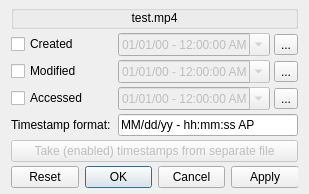
<?xml version="1.0" encoding="UTF-8"?>
<ui version="4.0">
 <class>timestampDialog</class>
 <widget class="QDialog" name="timestampDialog">
  <property name="geometry">
   <rect>
    <x>0</x>
    <y>0</y>
    <width>300</width>
    <height>185</height>
   </rect>
  </property>
  <property name="acceptDrops">
   <bool>true</bool>
  </property>
  <property name="windowTitle">
   <string>Set file timestamps</string>
  </property>
  <layout class="QGridLayout" name="gridLayout" columnstretch="0,1,0">
   <property name="topMargin">
    <number>5</number>
   </property>
   <property name="bottomMargin">
    <number>6</number>
   </property>
   <property name="spacing">
    <number>4</number>
   </property>
   <item row="5" column="0">
    <widget class="QLabel" name="label">
     <property name="text">
      <string>Timestamp format: </string>
     </property>
    </widget>
   </item>
   <item row="4" column="2">
    <widget class="QToolButton" name="toolAtime">
     <property name="text">
      <string>...</string>
     </property>
    </widget>
   </item>
   <item row="3" column="2">
    <widget class="QToolButton" name="toolMtime">
     <property name="text">
      <string>...</string>
     </property>
    </widget>
   </item>
   <item row="4" column="0">
    <widget class="QCheckBox" name="checkAtime">
     <property name="text">
      <string>Accessed</string>
     </property>
    </widget>
   </item>
   <item row="2" column="1">
    <widget class="QDateTimeEdit" name="dateCtime">
     <property name="enabled">
      <bool>false</bool>
     </property>
     <property name="maximumDate">
      <date>
       <year>2999</year>
       <month>12</month>
       <day>31</day>
      </date>
     </property>
     <property name="minimumDate">
      <date>
       <year>1970</year>
       <month>1</month>
       <day>1</day>
      </date>
     </property>
     <property name="displayFormat">
      <string>MM/dd/yy - hh:mm:ss AP</string>
     </property>
     <property name="calendarPopup">
      <bool>true</bool>
     </property>
     <property name="timeSpec">
      <enum>Qt::LocalTime</enum>
     </property>
    </widget>
   </item>
   <item row="3" column="1">
    <widget class="QDateTimeEdit" name="dateMtime">
     <property name="enabled">
      <bool>false</bool>
     </property>
     <property name="maximumDate">
      <date>
       <year>2999</year>
       <month>12</month>
       <day>31</day>
      </date>
     </property>
     <property name="minimumDate">
      <date>
       <year>1970</year>
       <month>1</month>
       <day>1</day>
      </date>
     </property>
     <property name="displayFormat">
      <string>MM/dd/yy - hh:mm:ss AP</string>
     </property>
     <property name="calendarPopup">
      <bool>true</bool>
     </property>
     <property name="timeSpec">
      <enum>Qt::LocalTime</enum>
     </property>
    </widget>
   </item>
   <item row="7" column="0" colspan="3">
    <widget class="QDialogButtonBox" name="buttonBox">
     <property name="sizePolicy">
      <sizepolicy hsizetype="Ignored" vsizetype="Fixed">
       <horstretch>0</horstretch>
       <verstretch>0</verstretch>
      </sizepolicy>
     </property>
     <property name="orientation">
      <enum>Qt::Horizontal</enum>
     </property>
     <property name="standardButtons">
      <set>QDialogButtonBox::Apply|QDialogButtonBox::Cancel|QDialogButtonBox::Ok|QDialogButtonBox::Reset</set>
     </property>
     <property name="centerButtons">
      <bool>false</bool>
     </property>
    </widget>
   </item>
   <item row="5" column="1" colspan="2">
    <widget class="QLineEdit" name="lineFormat">
     <property name="text">
      <string>MM/dd/yy - hh:mm:ss AP</string>
     </property>
     <property name="placeholderText">
      <string>MM/dd/yy hh:mm:ss AP</string>
     </property>
    </widget>
   </item>
   <item row="0" column="0" colspan="3">
    <widget class="QGroupBox" name="groupPath">
     <property name="minimumSize">
      <size>
       <width>0</width>
       <height>24</height>
      </size>
     </property>
     <layout class="QVBoxLayout" name="verticalLayout">
      <property name="leftMargin">
       <number>0</number>
      </property>
      <property name="topMargin">
       <number>0</number>
      </property>
      <property name="rightMargin">
       <number>0</number>
      </property>
      <property name="bottomMargin">
       <number>1</number>
      </property>
      <item>
       <widget class="QPushButton" name="buttonPath">
        <property name="sizePolicy">
         <sizepolicy hsizetype="Minimum" vsizetype="Expanding">
          <horstretch>0</horstretch>
          <verstretch>0</verstretch>
         </sizepolicy>
        </property>
        <property name="cursor">
         <cursorShape>PointingHandCursor</cursorShape>
        </property>
        <property name="text">
         <string>test.mp4</string>
        </property>
        <property name="flat">
         <bool>true</bool>
        </property>
       </widget>
      </item>
     </layout>
    </widget>
   </item>
   <item row="2" column="0">
    <widget class="QCheckBox" name="checkCtime">
     <property name="text">
      <string>Created</string>
     </property>
    </widget>
   </item>
   <item row="3" column="0">
    <widget class="QCheckBox" name="checkMtime">
     <property name="text">
      <string>Modified</string>
     </property>
    </widget>
   </item>
   <item row="2" column="2">
    <widget class="QToolButton" name="toolCtime">
     <property name="text">
      <string>...</string>
     </property>
    </widget>
   </item>
   <item row="4" column="1">
    <widget class="QDateTimeEdit" name="dateAtime">
     <property name="enabled">
      <bool>false</bool>
     </property>
     <property name="maximumDate">
      <date>
       <year>2999</year>
       <month>12</month>
       <day>31</day>
      </date>
     </property>
     <property name="minimumDate">
      <date>
       <year>1970</year>
       <month>1</month>
       <day>1</day>
      </date>
     </property>
     <property name="displayFormat">
      <string>MM/dd/yy - hh:mm:ss AP</string>
     </property>
     <property name="calendarPopup">
      <bool>true</bool>
     </property>
     <property name="timeSpec">
      <enum>Qt::LocalTime</enum>
     </property>
    </widget>
   </item>
   <item row="6" column="0" colspan="3">
    <widget class="QPushButton" name="buttonSync">
     <property name="enabled">
      <bool>false</bool>
     </property>
     <property name="toolTip">
      <string>Syncs this file's timestamps with those from a separate file.
Only timestamps that are enabled (i.e. checked-off) will be
synced. Changes aren't saved until &quot;OK&quot;/&quot;Apply&quot; is pressed.</string>
     </property>
     <property name="text">
      <string>Take (enabled) timestamps from separate file</string>
     </property>
    </widget>
   </item>
  </layout>
 </widget>
 <tabstops>
  <tabstop>checkCtime</tabstop>
  <tabstop>dateCtime</tabstop>
  <tabstop>toolCtime</tabstop>
  <tabstop>checkMtime</tabstop>
  <tabstop>dateMtime</tabstop>
  <tabstop>toolMtime</tabstop>
  <tabstop>checkAtime</tabstop>
  <tabstop>dateAtime</tabstop>
  <tabstop>toolAtime</tabstop>
  <tabstop>lineFormat</tabstop>
 </tabstops>
 <resources/>
 <connections>
  <connection>
   <sender>buttonBox</sender>
   <signal>accepted()</signal>
   <receiver>timestampDialog</receiver>
   <slot>accept()</slot>
   <hints>
    <hint type="sourcelabel">
     <x>227</x>
     <y>127</y>
    </hint>
    <hint type="destinationlabel">
     <x>157</x>
     <y>144</y>
    </hint>
   </hints>
  </connection>
  <connection>
   <sender>buttonBox</sender>
   <signal>rejected()</signal>
   <receiver>timestampDialog</receiver>
   <slot>reject()</slot>
   <hints>
    <hint type="sourcelabel">
     <x>295</x>
     <y>133</y>
    </hint>
    <hint type="destinationlabel">
     <x>286</x>
     <y>144</y>
    </hint>
   </hints>
  </connection>
  <connection>
   <sender>checkCtime</sender>
   <signal>toggled(bool)</signal>
   <receiver>dateCtime</receiver>
   <slot>setEnabled(bool)</slot>
   <hints>
    <hint type="sourcelabel">
     <x>16</x>
     <y>14</y>
    </hint>
    <hint type="destinationlabel">
     <x>204</x>
     <y>12</y>
    </hint>
   </hints>
  </connection>
  <connection>
   <sender>checkMtime</sender>
   <signal>toggled(bool)</signal>
   <receiver>dateMtime</receiver>
   <slot>setEnabled(bool)</slot>
   <hints>
    <hint type="sourcelabel">
     <x>54</x>
     <y>43</y>
    </hint>
    <hint type="destinationlabel">
     <x>201</x>
     <y>47</y>
    </hint>
   </hints>
  </connection>
  <connection>
   <sender>checkAtime</sender>
   <signal>toggled(bool)</signal>
   <receiver>dateAtime</receiver>
   <slot>setEnabled(bool)</slot>
   <hints>
    <hint type="sourcelabel">
     <x>60</x>
     <y>69</y>
    </hint>
    <hint type="destinationlabel">
     <x>192</x>
     <y>66</y>
    </hint>
   </hints>
  </connection>
 </connections>
</ui>
